Frame 1 (no input): blank canvas, image omitted
Frame 60 (no input): blank canvas, image omitted
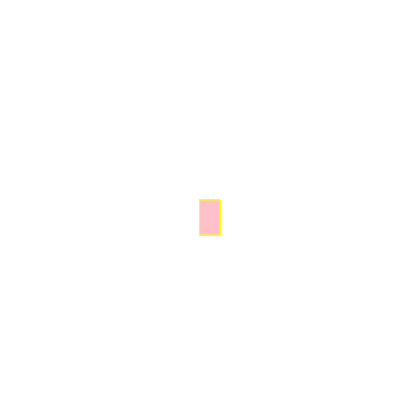
Frame 120 (the mouse pressed at the canvas centre since frame 60)

The p5.js sketch whose frames 1 and 60 were blank and that drew this single picture after the mouse press (run headless with seeded random() and noise() and a simulated clock; from frame 60 on, the mouse is pressed at the canvas centre):

// p5.js sketch
// ── sketch.js
function setup() {
    createCanvas(400, 400);
    background("white")
  }
  
  function draw() {
    stroke("yellow");
    fill("pink");
    
    
    if (mouseIsPressed) {
      rect(mouseX, mouseY, 20, 35);
    }
  }
